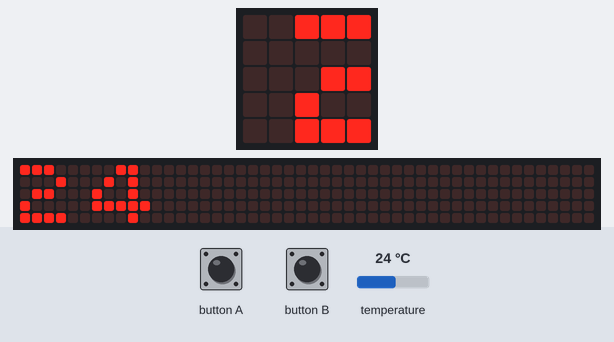
Recording of a program running on a simulated BBC micro:bit (MakeCode). On the bench: the board's 5×5 LED display, a strip that is not on the board, showing the scrolling text unrolled. The inputs (shaded band) are chosen by the test bench; at power-on: temperature 24 °C. The 48×5 strip is a reading aid, not a part: it shows the text the display is scrolling, unrolled, one strip-width of it at a time.

Above: at 1.3 s.
1.4 s: temperature set to 12 °C
At 3.5 s:
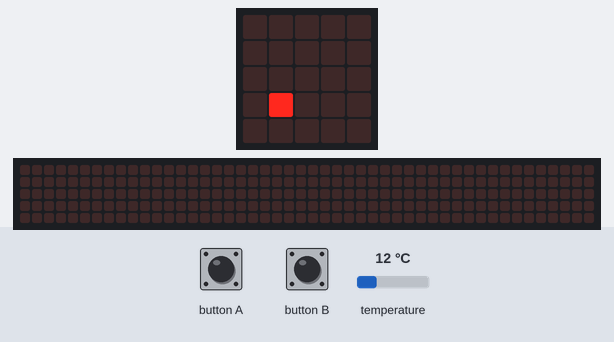
3.6 s: temperature set to 19 °C
At 5.32 s:
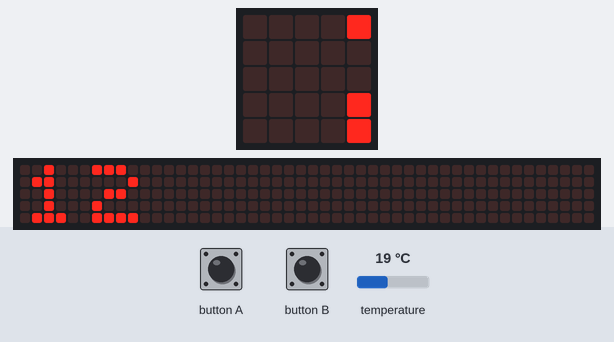
7.2 s: temperature set to 28 °C
At 8.77 s:
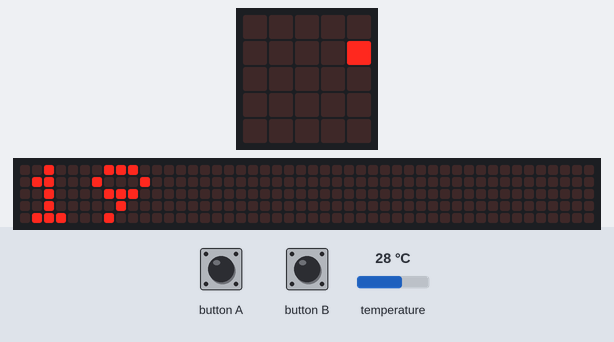
10.6 s: temperature set to 33 °C
14.1 s: temperature set to 41 °C
17.5 s: button A pressed for 0.15 s
At 20.75 s:
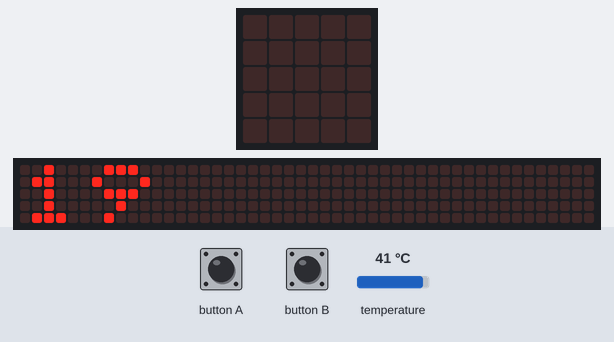

The program:

main.ts
```typescript
input.onButtonPressed(Button.A, function () {
    basic.showNumber(min)
    basic.clearScreen()
})
input.onButtonPressed(Button.B, function () {
    basic.showNumber(max)
    basic.clearScreen()
})
let min = 0
let max = 0
let currenttemperature = input.temperature()
max = currenttemperature
min = currenttemperature
basic.forever(function () {
    basic.showString(".")
    currenttemperature = input.temperature()
    if (currenttemperature < min) {
        min = currenttemperature
    }
    if (currenttemperature > max) {
        max = currenttemperature
    }
    basic.pause(1000)
    basic.clearScreen()
    basic.pause(1000)
})
basic.forever(function () {
    basic.showNumber(input.temperature())
})
```

test.ts
```typescript
// Hier kann man Tests durchführen; diese Datei wird nicht kompiliert, wenn dieses Paket als Erweiterung verwendet wird.
```
